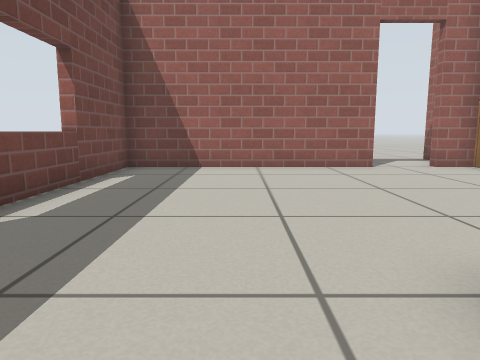
View 1 (above)

19 first-person views from a walk through a robot-simulator world made for Gazebo. The camera is 0.5 m above the floor, tilts 8° down and sees 70° across. The floor is counted in squares, 0.5 m on a side. Each view is taken from the middle of a square. On the plan, view 1 faces up. The plan holds only what a view shows up to about 13 squares ahead; the rest is blank. Simple patterns stand in for the simulator's built-in surfaces.

View 2
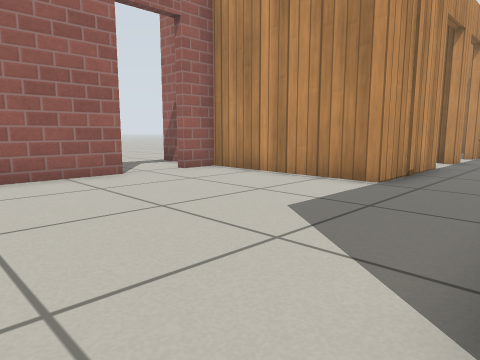

View 3
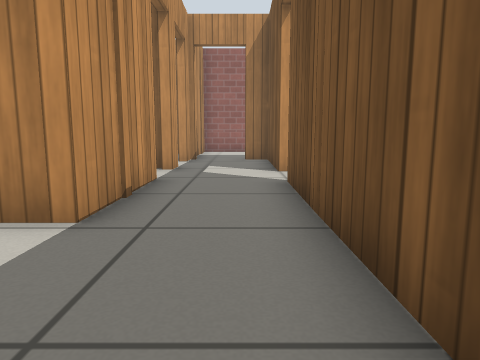

View 4
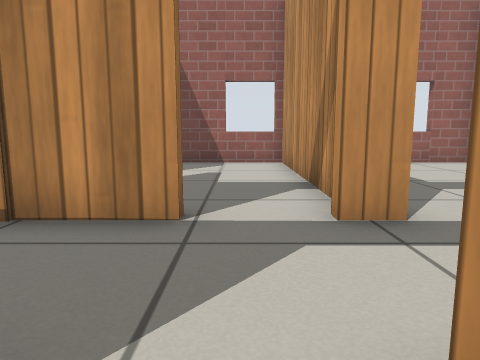

View 5
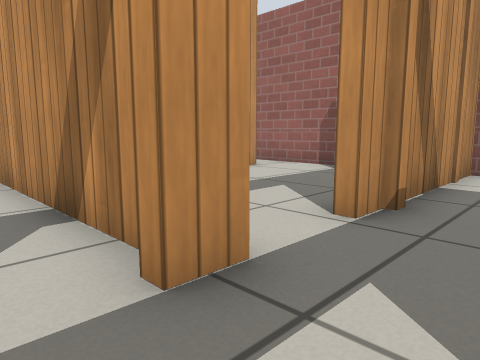

View 6
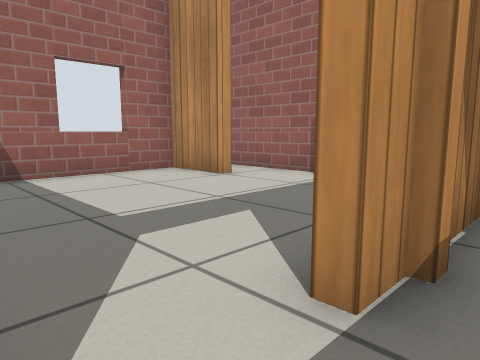

View 7
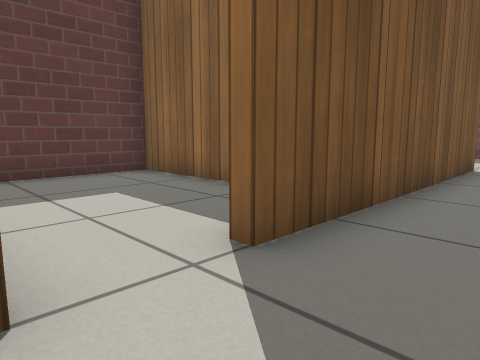

View 8
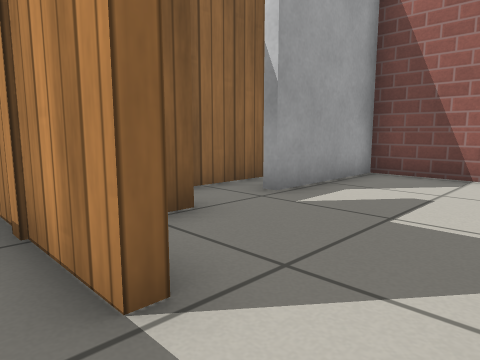

View 9
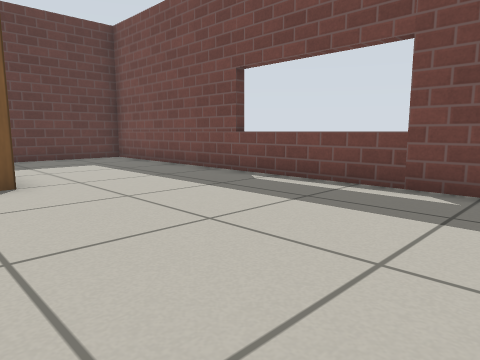

View 10
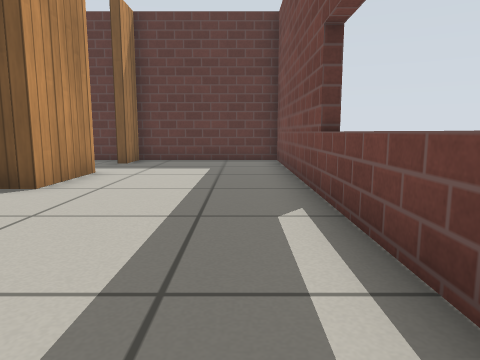

View 11
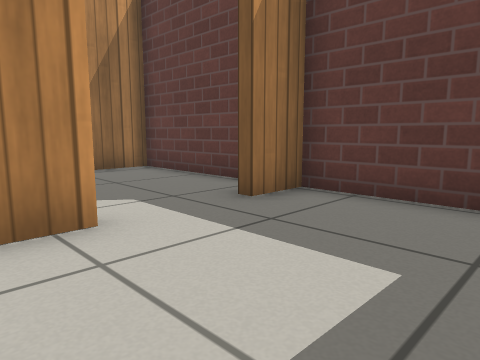

View 12
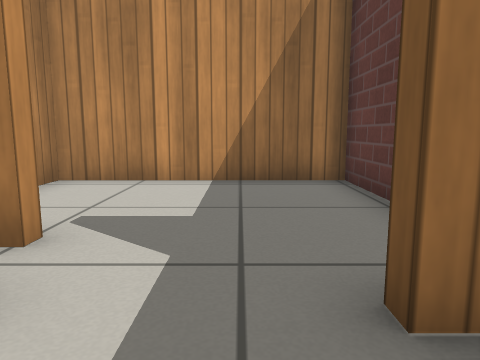

View 13
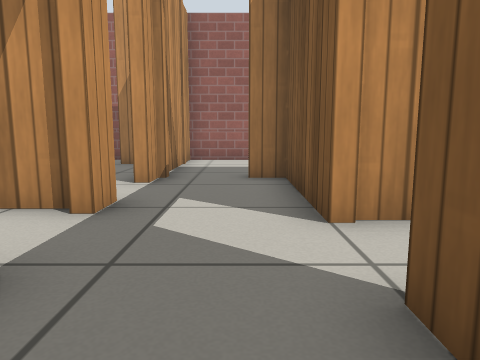

View 14
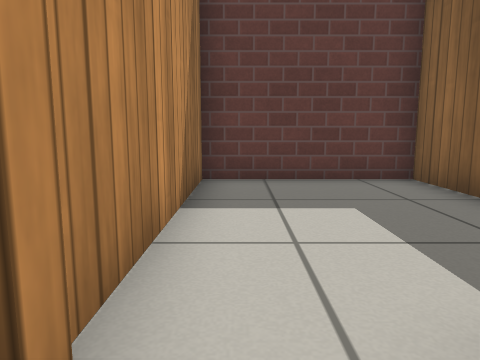

View 15
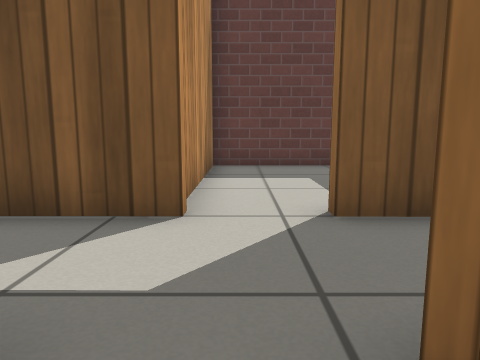

View 16
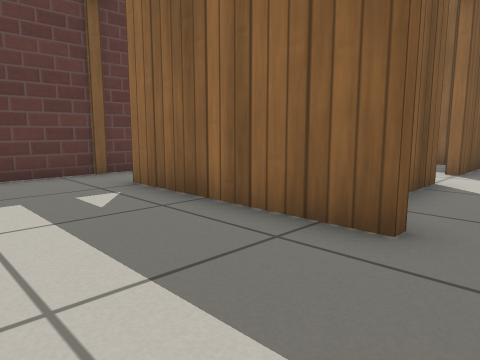

View 17
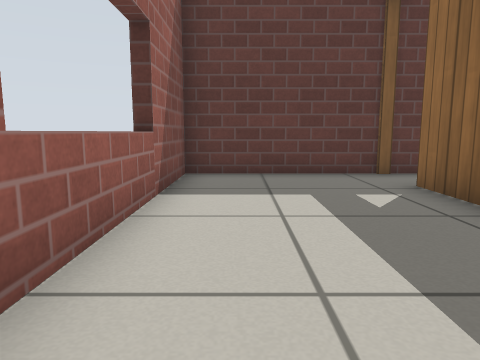

View 18
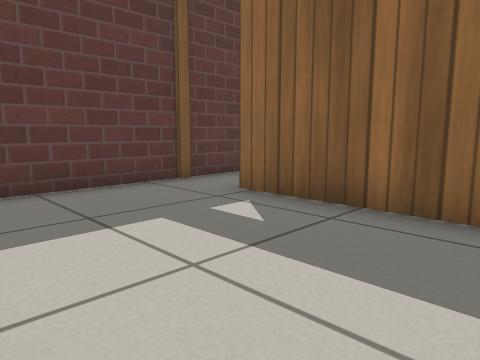

View 19
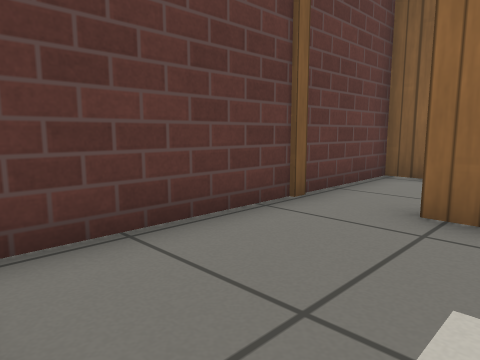

### Floor plan
Points are (right, up) in squares from view 1. A wall is a line through its corners. A room is listed if a view was taken in it or the views show most of it. See-through windows are left out.
Room 1 (views 1, 2, 3, 5, 6, 7, 8, 9, 10, 11, 12, 13, 14)
walls: (1.6, -0.5) (1.6, 2.1) (9.9, 2); (3.9, 9.8) (-3.2, 9.7) (-3.3, -4.2) (1.6, -4.2) (1.6, -2.8); (10.4, 4.8) (6.7, 4.8) (6.7, 9.8) (5.6, 9.8); (11.8, 2) (15.4, 2) (15.4, 2.9); (13, 4.8) (12, 4.8); (15.5, 4.8) (14.6, 4.8)
ways out: open door at (10.5, 2) to room 2; open door at (12.5, 5) to room 3; open door at (15.7, 3.7) to room 4; opening at (2, -1.5) to room 6; open door at (4.5, 10)
Room 2 (view 4)
walls: (7.3, -0.9) (7.3, -4.2) (11.7, -4.2) (11.8, 2)
ways out: open door at (10.5, 2) to room 1
Room 3 (view 15)
walls: (8.4, 6.8) (8.4, 6.2); (7, 9.9) (7, 7.8); (12.4, 5.1) (12.4, 12.2) (8.4, 12.2) (8.4, 8.5)
ways out: open door at (12.5, 5) to room 1
Room 4 (views 16, 17, 18, 19)
walls: (15.7, 2.9) (15.7, -2.4); (15.6, -4.2) (20.3, -4.2) (20.3, 4.8) (16.3, 4.8)
ways out: open door at (15.7, 3.7) to room 1; open door at (15.7, -3.3)
Room 5 (no view inside)
walls: (18.5, 10) (18.5, 12.2) (14.4, 12.2); (18.7, 6.3) (18.7, 6.8)
ways out: opening at (19, 8.5)
Room 6 (no view inside)
walls: (1.6, -2.8) (2, -2.8); (2.3, -4.2) (7, -4.2) (7, 1.8) (6.3, 1.8)
ways out: opening at (2, -1.5) to room 1

Where each view was taken, in squares from view 1:
view 1: 0 up, 0 right, facing up
view 2: 2 up, 0 right, facing up-right
view 3: 3 up, 3 right, facing right
view 4: 1 up, 11 right, facing up
view 5: 3 up, 11 right, facing up-right
view 6: 4 up, 13 right, facing up-right
view 7: 4 up, 12 right, facing down-left
view 8: 4 up, 12 right, facing up-left
view 9: 9 up, 3 right, facing down-left
view 10: 8 up, 2 left, facing down
view 11: 1 up, 2 left, facing down-right
view 12: 2 down, 0 right, facing right
view 13: 3 up, 8 right, facing right
view 14: 3 up, 11 right, facing down
view 15: 6 up, 11 right, facing down
view 16: 4 up, 19 right, facing down-left
view 17: 4 up, 19 right, facing down
view 18: 2 up, 20 right, facing down-left
view 19: 1 down, 20 right, facing down-left
